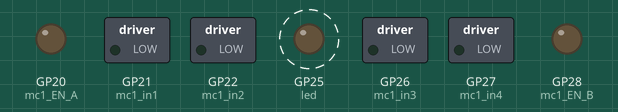
Recording of a program running on a simulated Raspberry Pi Pico running MicroPython. Shown: switched loads named in the program (green lamp = pin HIGH), output pins drawn as LEDs (lit = HIGH). Dashed ring = blinking. WiFi joins after 1.5 s; values from a settings file that is not in the repository are placeholders; what the program prints to the serial console is not drawn.

Above: at 0.15 s.
Timing chart, 0 to 3.7 s (numbered marks = the images above):
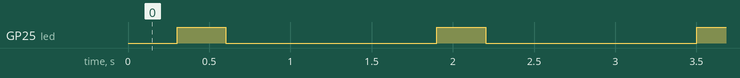

Measured:
- by itself, GP25 (led): alternates HIGH for 0.30 s and LOW for 1.3 s

The program:

runner.py
```python
#Imports for Classes
import imports.secrets as secrets
import imports.ErrorLED as ErrorLED
import imports.Servo as Servo
from imports.funct import abs

from machine import Pin, PWM
import network
import socket
#import utime
#Network Stuff
wlan = network.WLAN(network.STA_IF)
wlan.active(True)
wlan.connect(secrets.SSID, secrets.PASSWORD)


#ErrorLED Initialization
errorLED = ErrorLED.ErrorLED()
#Servo Initialization
servo = Servo.Servo(pin_id=16)


#Init Error Codes
if(not wlan.isconnected()):     errorLED.setError(1)


#Socket Initialization, for udp communication
UDP_IP = "10.10.20.200" #ip address
UDP_PORT = 5005
sock = socket.socket(socket.AF_INET, socket.SOCK_DGRAM) # UDP
try:
    sock.bind((UDP_IP, UDP_PORT))
except OSError:
    errorLED.setError(2)


#Binds pins for motor control
mc1_in1=Pin(21, Pin.OUT)  #IN1
mc1_in2=Pin(22, Pin.OUT)  #IN2
mc1_in3=Pin(26, Pin.OUT)  #IN3
mc1_in4=Pin(27,Pin.OUT)  #IN4
mc1_EN_A=PWM(Pin(20))    #ENA
mc1_EN_B=PWM(Pin(28))    #ENB


if(errorLED.errorCode > 0): # Will Go into Fatal Error Mode and only run error handling code
    while True:
        errorLED.error()


def drivetrain(x :int, y : int):
    pass


print("No Errors")
while True: # If no init errors, then run main loop
    errorLED.error()
    data, addr = sock.recvfrom(1024) # buffer size is 1024 bytes
    data = data.decode("ASCII").split(",")

    x = int(data[0])
    y = int(data[1])
    rt = int(data[2])
    lt = int(data[3])
    print(
f"""received message: [
x {x}
y {y}
rt {rt}
lt {lt}
]"""
)

    #Servo Logic
    if(lt > 5): servo.write(135); #utime.sleep_ms(200) #Lower Ramp
    if(rt > 5): servo.write(100);   #utime.sleep_ms(200) #Raise Ramp

    drivetrain(x, y) #Runs drive train depending on x and y value


"""
for position in reversed(range(0, 180)):  # Step the position reverse from 180deg to 0deg
        print(position)  # Show the current position in the Shell/Plotter
        servo.write(position)  # Set the Servo to the current position
"""
```

ErrorLED.py
```python
from machine import Pin
import utime

class ErrorLED: #Works with Raspbery Pi Pico W, will need to change what pin in other pi's
    errorCode = 0
    led = Pin("LED", Pin.OUT)

    def __init__(self):
        self.led.value(0)

    def __str__(self):
        return self.errorCode

    def setError(self, error: int):
        self.errorCode = error

    def error(self): #this should be called every cycle
        if(self.errorCode == 0):
            self.led.value(1)
            return

        #Error Handling
        print("ErrorCode: ", self.errorCode)
        for x in range(self.errorCode):
            self.led.value(0)
            utime.sleep_ms(300)
            self.led.value(1)
            utime.sleep_ms(300)
        self.led.value(0)
        utime.sleep_ms(1000)
```

Servo.py
```python
import machine
import math

class Servo: #Class from micropython-servo version 1.0.1


    def __init__(self,pin_id,min_us=544.0,max_us=2400.0,min_deg=0.0,max_deg=270.0,freq=50):
        self.pwm = machine.PWM(machine.Pin(pin_id))
        self.pwm.freq(freq)
        self.current_us = 0.0
        self._slope = (min_us-max_us)/(math.radians(min_deg)-math.radians(max_deg))
        self._offset = min_us

    def write(self,deg):
        self.write_rad(math.radians(deg))

    def read(self):
        return math.degrees(self.read_rad())

    def write_rad(self,rad):
        self.write_us(rad*self._slope+self._offset)

    def read_rad(self):
        return (self.current_us-self._offset)/self._slope

    def write_us(self,us):
        self.current_us=us
        self.pwm.duty_ns(int(self.current_us*1000.0))

    def read_us(self):
        return self.current_us

    def off(self):
        self.pwm.duty_ns(0)
```

funct.py
```python
def abs(num: int):
    if num < 0:
        num = num * -1
    return num
```
